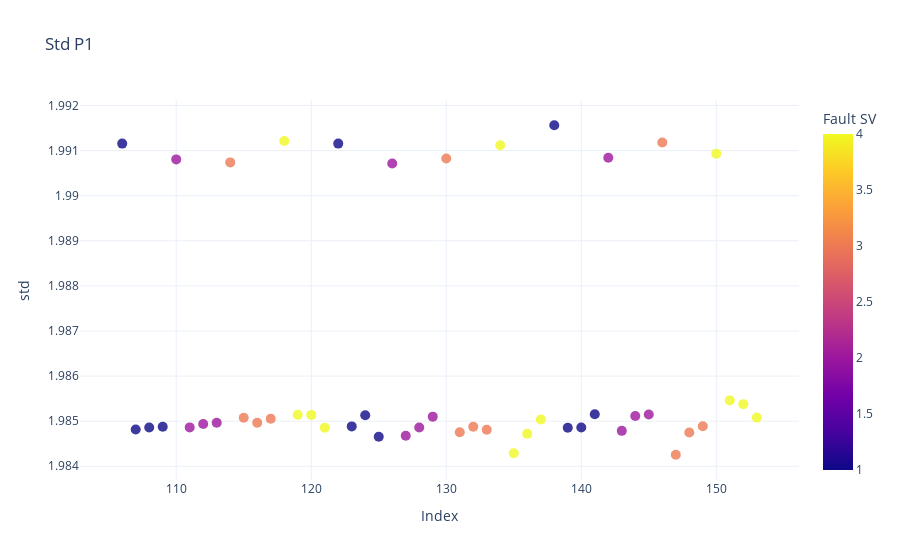

The notebook cell saved with this chart:
### Code cell
fault_sv = df_labels["fault_sv"][105:153].values
open_ratio = df_labels["opening_ratio"][105:153].values

df_plot = pd.DataFrame({
    'Index': range(106, 154),
    'std': fault_std,
    'fault_sv': fault_sv,
    'opening_ratio': open_ratio
})

fig = px.scatter(
    df_plot,
    x='Index',
    y='std',
    color='fault_sv',
    hover_data={'opening_ratio': True},
    labels={'fault_sv': 'Fault SV'},
    title='Std P1 '
)

fig.update_layout(
    legend_title='Fault SV',
    xaxis_title='Index',
    yaxis_title='std',
    template='plotly_white'
)

fig.update_traces(marker=dict(size=10, opacity=0.8),
                  selector=dict(mode='markers'))

fig.show()

### Figure 1 — Plotly figure (JSON) as saved in the notebook; plotly's stock layout.template omitted (floating-point values rounded to 4 significant figures)
{"data": [{"customdata": [[0], [25], [50], [75], [0], [25], [50], [75], [0], [25], [50], [75], [0], [25], [50], [75], [0], [25], [50], [75], [0], [25], [50], [75], [0], [25], [50], [75], [0], [25], [50], [75], [0], [25], [50], [75], [0], [25], [50], [75], [0], [25], [50], [75], [0], [25], [50], [75]], "hovertemplate": "Index=%{x}<br>std=%{y}<br>opening_ratio=%{customdata[0]}<br>Fault SV=%{marker.color}<extra></extra>", "legendgroup": "", "marker": {"color": [1, 1, 1, 1, 2, 2, 2, 2, 3, 3, 3, 3, 4, 4, 4, 4, 1, 1, 1, 1, 2, 2, 2, 2, 3, 3, 3, 3, 4, 4, 4, 4, 1, 1, 1, 1, 2, 2, 2, 2, 3, 3, 3, 3, 4, 4, 4, 4], "coloraxis": "coloraxis", "opacity": 0.8, "size": 10, "symbol": "circle"}, "mode": "markers", "name": "", "orientation": "v", "showlegend": false, "type": "scatter", "x": [106, 107, 108, 109, 110, 111, 112, 113, 114, 115, 116, 117, 118, 119, 120, 121, 122, 123, 124, 125, 126, 127, 128, 129, 130, 131, 132, 133, 134, 135, 136, 137, 138, 139, 140, 141, 142, 143, 144, 145, 146, 147, 148, 149, 150, 151, 152, 153], "xaxis": "x", "y": [1.991, 1.985, 1.985, 1.985, 1.991, 1.985, 1.985, 1.985, 1.991, 1.985, 1.985, 1.985, 1.991, 1.985, 1.985, 1.985, 1.991, 1.985, 1.985, 1.985, 1.991, 1.985, 1.985, 1.985, 1.991, 1.985, 1.985, 1.985, 1.991, 1.984, 1.985, 1.985, 1.992, 1.985, 1.985, 1.985, 1.991, 1.985, 1.985, 1.985, 1.991, 1.984, 1.985, 1.985, 1.991, 1.985, 1.985, 1.985], "yaxis": "y"}], "layout": {"coloraxis": {"colorbar": {"title": {"text": "Fault SV"}}, "colorscale": [[0, "#0d0887"], [0.1111, "#46039f"], [0.2222, "#7201a8"], [0.3333, "#9c179e"], [0.4444, "#bd3786"], [0.5556, "#d8576b"], [0.6667, "#ed7953"], [0.7778, "#fb9f3a"], [0.8889, "#fdca26"], [1, "#f0f921"]]}, "legend": {"title": {"text": "Fault SV"}, "tracegroupgap": 0}, "title": {"text": "Std P1 "}, "xaxis": {"anchor": "y", "domain": [0, 1], "title": {"text": "Index"}}, "yaxis": {"anchor": "x", "domain": [0, 1], "title": {"text": "std"}}}}
